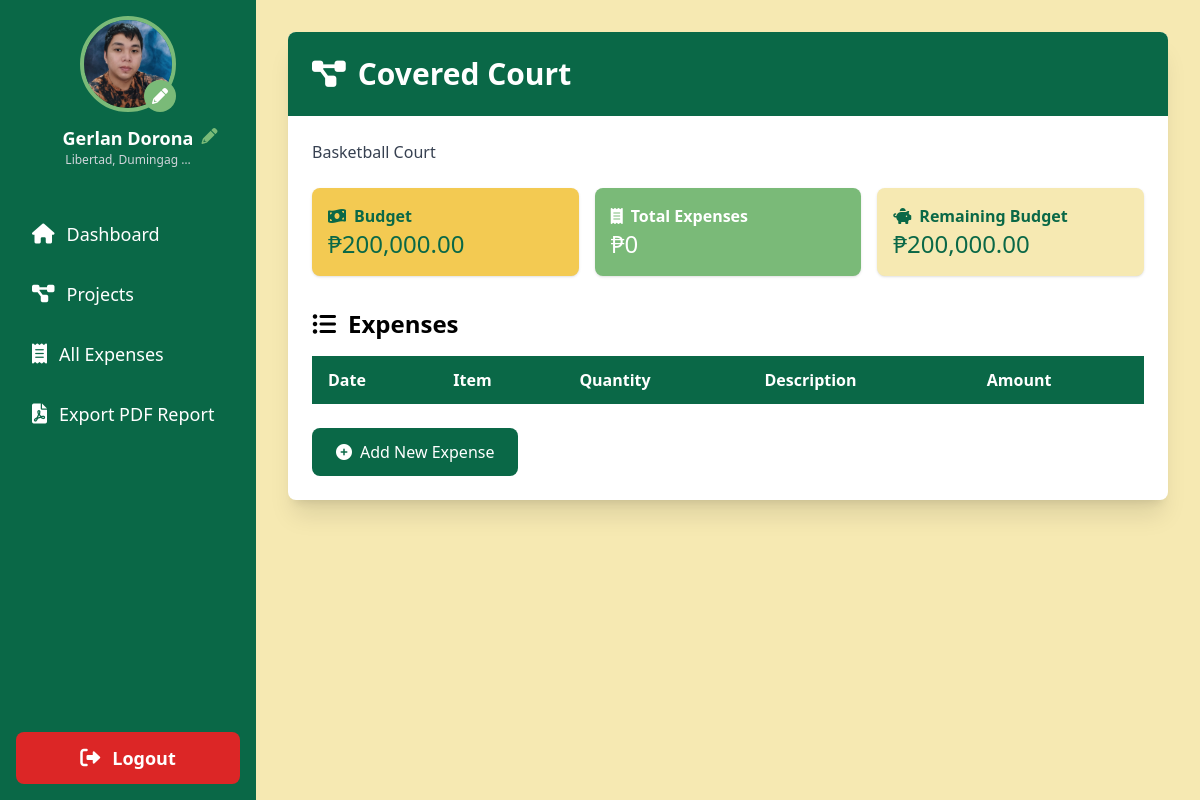
/project/10/ (signed in), run on the app's committed database.
### sk_project/models.py (models this page shows, shortened)
class User(AbstractUser):
    is_chairman = models.BooleanField(default=False)
    profile_picture = models.ImageField(upload_to='profile_pics/', default='profile_pics/default_avatar.png', blank=True)
    address = models.TextField(blank=True, null=True)
    contact_number = models.CharField(max_length=15, blank=True, null=True)
    groups = models.ManyToManyField(
        Group,
        verbose_name=_('groups'),
        blank=True,
        help_text=_(
            'The groups this user belongs to. A user will get all permissions '
            'granted to each of their groups.'
        ),
        related_name='sk_user_set',
        related_query_name='sk_user',
    )
    user_permissions = models.ManyToManyField(
        Permission,
        verbose_name=_('user permissions'),
        blank=True,
        help_text=_('Specific permissions for this user.'),
        related_name='sk_user_set',
        related_query_name='sk_user',
    )

class Project(models.Model):
    name = models.CharField(max_length=255)
    description = models.TextField()
    budget = models.DecimalField(max_digits=10, decimal_places=2)
    main_budget = models.ForeignKey(MainBudget, related_name='projects', on_delete=models.SET_NULL, null=True)
    chairman = models.ForeignKey(User, related_name='projects', on_delete=models.CASCADE)
    start_date = models.DateField()
    end_date = models.DateField()
    created_at = models.DateTimeField(auto_now_add=True)
    updated_at = models.DateTimeField(auto_now=True)
    def total_expenses(self):
        return self.expenses.aggregate(models.Sum('amount'))['amount__sum'] or 0
    @property
    def remaining_budget(self):
        return self.budget - self.total_expenses()
    class Meta:
        ordering = ['start_date']

### sk_project/views.py (the view)
# urls.py: path('project/<int:project_id>/', views.project_detail, name='project_detail'),
@login_required
def project_detail(request, project_id):
    project = get_object_or_404(Project, id=project_id, chairman=request.user)
    expenses = project.expenses.all()
    context = {
        'project': project,
        'expenses': expenses,
    }
    return render(request, 'project_detail.html', context)

### templates/project_detail.html (shortened to what this page needs)
{% extends 'base.html' %}
{% load humanize %}
{% block content %}
    <div class="bg-white shadow-xl rounded-lg overflow-hidden">
        <div class="bg-tertiary text-white p-6">
            <h2 class="text-3xl font-bold flex items-center">
                <i class="fas fa-project-diagram mr-3"></i>{{ project.name }}
            </h2>
        </div>
        <div class="p-6">
            <p class="text-gray-700 mb-6">{{ project.description }}</p>
            <div class="grid grid-cols-1 md:grid-cols-3 gap-4 mb-8">
                <div class="bg-primary text-tertiary p-4 rounded-lg shadow">
                    <p class="font-bold flex items-center"><i class="fas fa-money-bill-wave mr-2"></i>Budget</p>
                    <p class="text-2xl">₱{{ project.budget|intcomma }}</p>
                </div>
                <div class="bg-quaternary text-white p-4 rounded-lg shadow">
                    <p class="font-bold flex items-center"><i class="fas fa-receipt mr-2"></i>Total Expenses</p>
                    <p class="text-2xl">₱{{ project.total_expenses|intcomma }}</p>
                </div>
                <div class="bg-secondary text-tertiary p-4 rounded-lg shadow">
                    <p class="font-bold flex items-center"><i class="fas fa-piggy-bank mr-2"></i>Remaining Budget</p>
                    <p class="text-2xl">₱{{ project.remaining_budget|intcomma }}</p>
                </div>
            </div>
            <h3 class="text-2xl font-bold mb-4 flex items-center">
                <i class="fas fa-list-ul mr-3"></i>Expenses
            </h3>
            <div class="overflow-x-auto">
                <table class="min-w-full bg-white">
                    <thead class="bg-tertiary text-white">
                        <tr>
                            <th class="py-3 px-4 text-left">Date</th>
                            <th class="py-3 px-4 text-left">Item</th>
                            <th class="py-3 px-4 text-left">Quantity</th>
                            <th class="py-3 px-4 text-left">Description</th>
                            <th class="py-3 px-4 text-left">Amount</th>
                        </tr>
                    </thead>
                </table>
            </div>
            <a href="{% url 'add_expense' project.id %}" class="inline-block mt-6 px-6 py-3 bg-tertiary text-white rounded-lg hover:bg-quaternary transition duration-300">
                <i class="fas fa-plus-circle mr-2"></i>Add New Expense
            </a>
        </div>
    </div>
{% endblock %}

### templates/base.html (shortened to what this page needs)
<!DOCTYPE html>
<html lang="en">
    {% load static %}
    <head>
        <script src="https://cdn.tailwindcss.com"></script>
        <link href="https://cdnjs.cloudflare.com/ajax/libs/font-awesome/6.0.0-beta3/css/all.min.css" rel="stylesheet">
    </head>
    <body class="bg-secondary">
        <div class="flex h-screen">
            <aside class="w-64 bg-tertiary text-white flex flex-col">
                <div class="p-4 flex flex-col items-center">
                    <a href="{% url 'edit_profile' %}" class="mb-3 relative">
                        {% if user.profile_picture %}
                            <img src="{{ user.profile_picture.url }}" alt="Profile Picture" class="w-24 h-24 rounded-full border-4 border-quaternary hover:border-primary transition-colors duration-200">
                        {% else %}
                            <img src="{% static 'img/drr.png' %}" alt="Default Profile Picture" class="w-24 h-24 rounded-full border-4 border-quaternary hover:border-primary transition-colors duration-200">
                        {% endif %}
                        <i class="fas fa-pencil-alt absolute bottom-0 right-0 bg-quaternary text-white p-2 rounded-full"></i>
                    </a>
                    <div class="text-center relative">
                        <h2 class="text-lg font-semibold">{{ user.get_full_name|title }}</h2>
                        <p class="text-xs text-gray-300">{{ user.address|truncatechars:20|capfirst }}</p>
                        <a href="{% url 'edit_profile' %}" class="absolute -right-6 top-0">
                            <i class="fas fa-pencil-alt text-quaternary hover:text-primary transition-colors duration-200"></i>
                        </a>
                    </div>
                </div>
                <nav class="mt-6 flex-grow">
                    <a href="{% url 'dashboard' %}" class="block py-3 px-6 hover:bg-quaternary transition-colors duration-200  rounded-lg mb-2 mx-2 flex items-center">
                        <i class="fas fa-home mr-3 text-xl"></i> <span class="text-lg">Dashboard</span>
                    </a>
                    <a href="{% url 'all_projects' %}" class="block py-3 px-6 hover:bg-quaternary transition-colors duration-200  rounded-lg mb-2 mx-2 flex items-center">
                        <i class="fas fa-project-diagram mr-3 text-xl"></i> <span class="text-lg">Projects</span>
                    </a>
                    <a href="{% url 'all_expenses' %}" class="block py-3 px-6 hover:bg-quaternary transition-colors duration-200  rounded-lg mb-2 mx-2 flex items-center">
                        <i class="fas fa-receipt mr-3 text-xl"></i> <span class="text-lg">All Expenses</span>
                    </a>
                    <a href="{% url 'export_pdf_report' %}" class="block py-3 px-6 hover:bg-quaternary transition-colors duration-200  rounded-lg mb-2 mx-2 flex items-center">
                        <i class="fas fa-file-pdf mr-3 text-xl"></i> <span class="text-lg">Export PDF Report</span>
                    </a>
                </nav>
                <div class="p-4 mt-auto">
                    <a href="{% url 'logout' %}" class="block py-3 px-6 bg-red-600 text-white rounded-lg hover:bg-red-700 transition-colors duration-200 text-center flex items-center justify-center">
                        <i class="fas fa-sign-out-alt mr-3 text-xl"></i> <span class="text-lg font-semibold">Logout</span>
                    </a>
                </div>
            </aside>
            <main class="flex-1 p-8 overflow-y-auto">
                {% block content %}
                {% endblock %}
            </main>
        </div>
    </body>
</html>

### data on the page
User: profile_picture (picture), get_full_name "Gerlan Dorona", address "Libertad, Dumingag …"
Project: name "Covered Court", description "Basketball Court", budget "200,000.00", total_expenses "0", remaining_budget "200,000.00"
